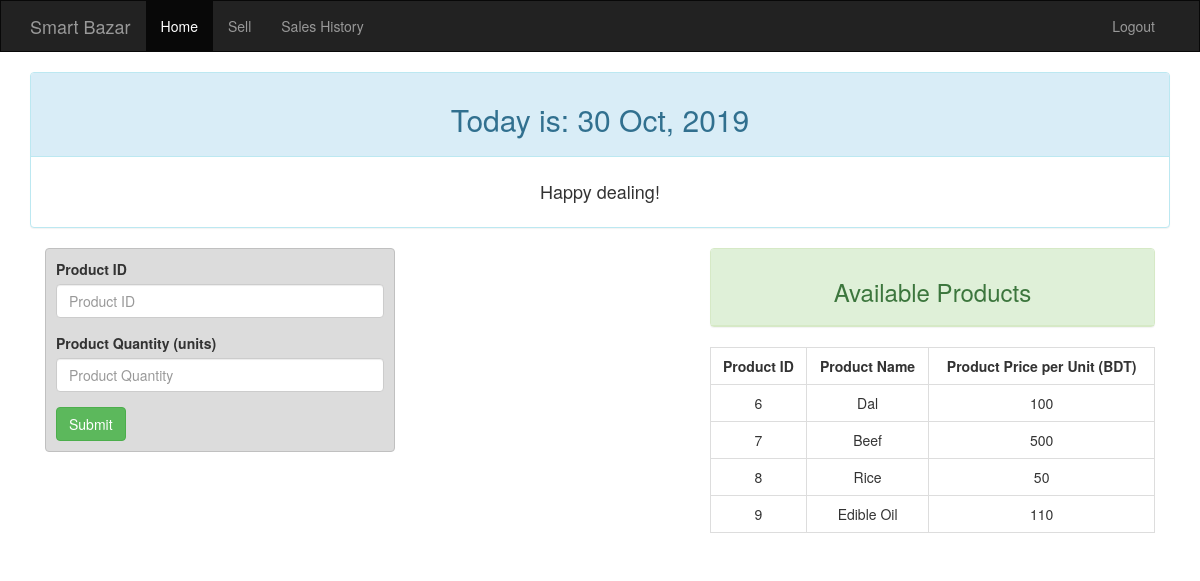
Screenshot of /sell.php (signed in) with the database file from the repository.
### tables this page shows
CREATE TABLE IF NOT EXISTS `product_price` (
  `id` int(11) NOT NULL,
  `product_id` int(11) NOT NULL,
  `wholesale_price_per_unit` int(11) NOT NULL,
  `retail_price_per_unit` int(11) NOT NULL,
  `total_wprice` int(11) NOT NULL,
  `total_rprice` int(11) NOT NULL
);

CREATE TABLE IF NOT EXISTS `product` (
  `id` int(11) NOT NULL,
  `product_name` varchar(30) NOT NULL
);

### sell.php (the view, shortened to what this page needs)
<?php include('inc/header.php'); ?>
<div class="container">
	<div class="panel panel-info">
		<div class="panel-heading ph">
			<h2 style="text-align: center;">Today is: <?php echo date('d M, Y') ?></h2>
		</div>
		<div class="panel-body pb">
			<h4>Happy dealing!</h4>
		</div>
	</div>
	<div class="col-md-4">
		<form action="" method="post" style="
										    background: gainsboro;
										    border: 1px solid silver;
										    border-radius: 4px;
										    padding: 10px; ">
			<div class="form-group">
			    <label>Product ID</label>
			    <input name="pid" class="form-control" placeholder="Product ID">
			</div>
			<div class="form-group">
			    <label>Product Quantity (units)</label>
			    <input name="pquan" class="form-control" placeholder="Product Quantity">
			</div>
			<button name="submit" type="submit" class="btn btn-success">Submit</button>
		</form>
	</div>
	<div class="col-md-3"></div>
	<div class="col-md-5">
		<div class="panel panel-success pb">
			<div class="panel-heading">
				<h3>Available Products</h3>
			</div>
		</div>
		<table class="table table-bordered tb">
			<tr>
				<th>Product ID</th>
				<th>Product Name</th>
				<th>Product Price per Unit (BDT)</th>
			</tr>
			<?php
				$sql = mysqli_query($con, "SELECT product.id, product.product_name, product_price.retail_price_per_unit from product inner join product_price on product.id = product_price.product_id where 1");
				while ($row = mysqli_fetch_array($sql)) {
					$p_id = $row['id'];
					$pname = $row['product_name'];
					$pr = $row['retail_price_per_unit'];
			?>
			<tr>
				<td><?php echo $p_id; ?></td>
				<td><?php echo $pname; ?></td>
				<td><?php echo $pr; ?></td>
			</tr>
			<?php } ?>
		</table>
	</div>
</div>

### css/style.css (style rules this page uses)
.pb { text-align: center; }
.tb tr th, tr td { text-align: center; }

### rows the page displays
product_price: product "6", product.product_name "Dal", retail_price_per_unit "100"
product_price: product "7", product.product_name "Beef", retail_price_per_unit "500"
product_price: product "8", product.product_name "Rice", retail_price_per_unit "50"
product_price: product "9", product.product_name "Edible Oil", retail_price_per_unit "110"
